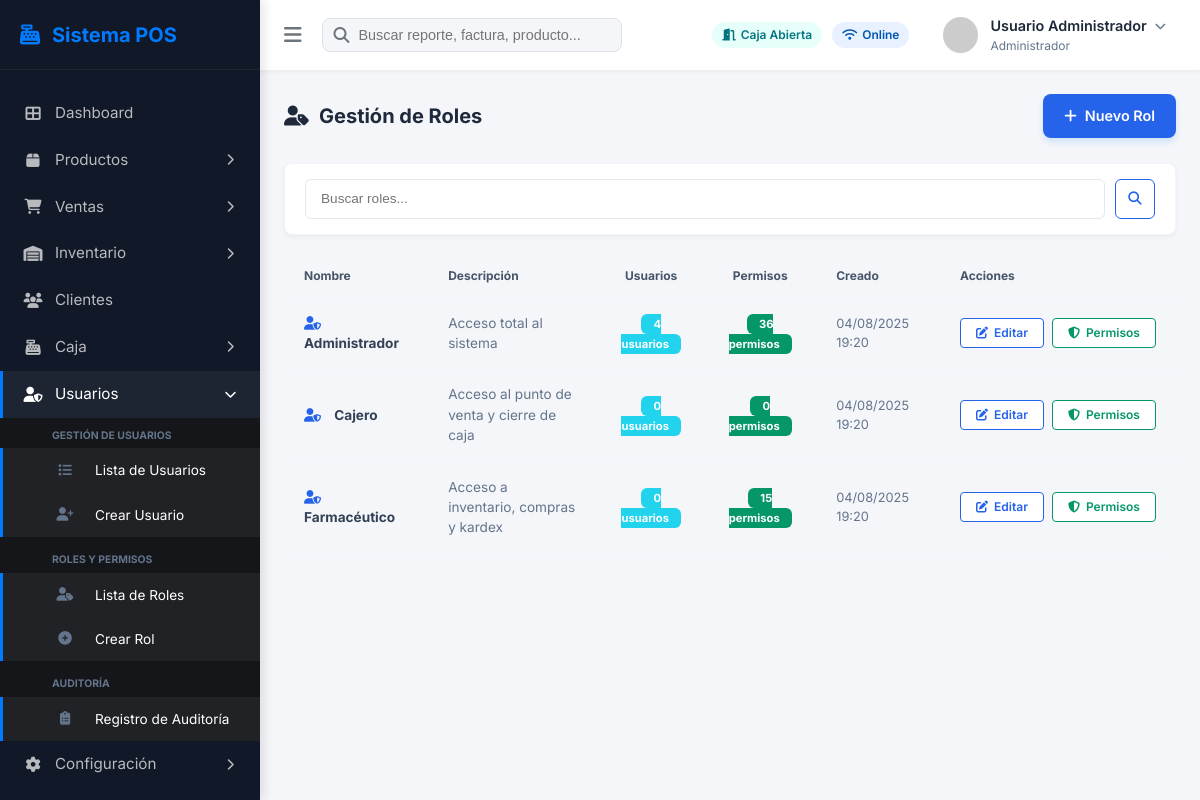
The app's page /modules/usuarios/roles.php with its own data.
### tables this page shows
CREATE TABLE IF NOT EXISTS `roles` (
  `id` int unsigned NOT NULL AUTO_INCREMENT,
  `nombre` varchar(50) NOT NULL,
  `descripcion` varchar(255) DEFAULT NULL,
  `creadoPor` int unsigned DEFAULT NULL,
  `creadoDate` datetime NOT NULL,
  `editadoPor` int unsigned DEFAULT NULL,
  `editadoDate` datetime DEFAULT NULL,
  `anulado` tinyint(1) NOT NULL DEFAULT '0',
  `anuladoPor` int unsigned DEFAULT NULL,
  `anuladoDate` datetime DEFAULT NULL,
  PRIMARY KEY (`id`),
  UNIQUE KEY `uq_roles_nombre` (`nombre`)
);

### modules/usuarios/roles.php (the view, shortened to what this page needs)
<?php
require_once '../../includes/db.php';
try {
    $stmt = $pdo->query("
        SELECT r.*,
        (SELECT COUNT(*) FROM usuarios WHERE idRol = r.id) as users_count,
        (SELECT COUNT(*) FROM rol_permisos WHERE idRol = r.id) as perms_count
        FROM roles r
        WHERE r.anulado = 0
    ");
    $roles = $stmt->fetchAll();
} catch (Exception $e) {
    $roles = [];
    $error = $e->getMessage();
}
?>
<!DOCTYPE html>
<html lang="es">
<head>
    <link rel="stylesheet" href="https://cdnjs.cloudflare.com/ajax/libs/font-awesome/6.4.0/css/all.min.css">
    <link rel="stylesheet" href="../../assets/css/style.css">
</head>
<body>
    <div class="app-container">
        <?php
        $root = '../../';
        include $root . 'includes/sidebar.php';
        ?>
        <main class="main-content">
            <?php include $root . 'includes/navbar.php'; ?>
            <div class="content-wrapper">
                <div class="roles-header">
                    <h1><i class="fas fa-user-tag"></i> Gestión de Roles</h1>
                    <a href="nuevo_rol.php" class="btn btn-primary" style="padding: 10px 20px; background: #2563eb;">
                        <i class="fas fa-plus"></i> Nuevo Rol
                    </a>
                </div>
                <div class="roles-search-container">
                    <input type="text" placeholder="Buscar roles...">
                    <button class="btn-search-roles"><i class="fas fa-search"></i></button>
                </div>
                <div class="roles-table-container" style="background: transparent; border: none; box-shadow: none;">
                    <table class="roles-table">
                        <thead>
                            <tr>
                                <th>Nombre</th>
                                <th>Descripción</th>
                                <th style="text-align: center;">Usuarios</th>
                                <th style="text-align: center;">Permisos</th>
                                <th>Creado</th>
                                <th>Acciones</th>
                            </tr>
                        </thead>
                        <tbody>
                            <?php foreach ($roles as $r): ?>
                                <tr>
                                    <td data-label="Nombre" style="font-weight: 700;">
                                        <i class="fas fa-user-shield" style="color: #2563eb; margin-right: 10px;"></i>
                                        <?php echo $r['nombre']; ?>
                                    </td>
                                    <td data-label="Descripción" style="color: #64748b;">
                                        <?php echo htmlspecialchars($r['descripcion']); ?>
                                    </td>
                                    <td data-label="Usuarios" style="text-align: center;"><span class="badge-users">
                                            <?php echo $r['users_count']; ?> usuarios
                                        </span></td>
                                    <td data-label="Permisos" style="text-align: center;"><span class="badge-perms">
                                            <?php echo $r['perms_count']; ?> permisos
                                        </span></td>
                                    <td data-label="Creado" style="color: #64748b; font-size: 0.8rem;">
                                        <?php echo date('d/m/Y H:i', strtotime($r['creadoDate'])); ?>
                                    </td>
                                    <td data-label="Acciones">
                                        <div style="display: flex; gap: 8px;">
                                            <a href="editar_rol.php?id=<?php echo $r['id']; ?>" class="btn-edit-role">
                                                <i class="fas fa-edit"></i> Editar
                                            </a>
                                            <a href="../../modules/config/permisos.php?role_id=<?php echo $r['id']; ?>"
                                                class="btn-edit-role" style="border-color: #059669; color: #059669;">
                                                <i class="fas fa-shield-alt"></i> Permisos
                                            </a>
                                        </div>
                                    </td>
                                </tr>
                            <?php endforeach; ?>
                        </tbody>
                    </table>
                </div>
            </div>
        </main>
    </div>
</body>
</html>

### assets/css/style.css (style rules this page uses)
:root { --primary-color: #007bff; --primary-dark: #0056b3; --primary-light: #e7f1ff; --secondary-color: #6c757d; --accent-cyan: #17a2b8; --accent-teal: #20c997; --accent-green: #28a745; --accent-orange: #fd7e14; --accent-red: #dc3545; --bg-light: #f4f6f9; --bg-white: #ffffff; --text-main: #212529; --text-muted: #6c757d; --border-color: #dee2e6; --sidebar-width: 260px; --sidebar-collapsed-width: 70px; --navbar-height: 70px; --shadow-sm: 0 2px 4px rgba(0, 0, 0, 0.05); --shadow-md: 0 4px 6px rgba(0, 0, 0, 0.08); --shadow-lg: 0 10px 15px rgba(0, 0, 0, 0.1); }
* { margin: 0; padding: 0; box-sizing: border-box; }
body { font-family: 'Inter', sans-serif; background-color: var(--bg-light); color: var(--text-main); line-height: 1.5; overflow-x: hidden; }
.app-container { display: flex; min-height: 100vh; }
.main-content { flex: 1; margin-left: var(--sidebar-width); width: calc(100% - var(--sidebar-width)); transition: margin-left 0.3s cubic-bezier(0.4, 0, 0.2, 1); min-height: 100vh; display: flex; flex-direction: column; position: relative; }
.content-wrapper { padding: 24px; flex: 1; }
.btn { display: inline-flex; align-items: center; justify-content: center; gap: 8px; padding: 10px 20px; border-radius: 8px; font-size: 0.9rem; font-weight: 600; cursor: pointer; transition: all 0.2s ease; border: 1px solid transparent; outline: none; font-family: inherit; }
.btn-primary { background: var(--primary-color); color: #fff; box-shadow: 0 4px 6px rgba(0, 123, 255, 0.15); }

### modules/usuarios/roles.php (style rules this page uses)
.roles-header { display: flex; justify-content: space-between; align-items: center; margin-bottom: 25px; }
.roles-header h1 { font-size: 1.25rem; font-weight: 700; color: #1e293b; display: flex; align-items: center; gap: 10px; }
.roles-search-container { background: white; padding: 15px 20px; border-radius: 8px; box-shadow: var(--shadow-sm); margin-bottom: 20px; display: flex; gap: 10px; border: 1px solid #f1f5f9; }
.roles-search-container input { flex: 1; border: 1px solid #e2e8f0; padding: 8px 15px; border-radius: 6px; font-size: 0.85rem; }
.btn-search-roles { background: white; border: 1px solid #2563eb; color: #2563eb; width: 40px; height: 40px; border-radius: 6px; display: flex; align-items: center; justify-content: center; cursor: pointer; }
.roles-table-container { background: white; border-radius: 12px; overflow: hidden; box-shadow: var(--shadow-sm); border: 1px solid #f1f5f9; }
.roles-table { width: 100%; border-collapse: collapse; }
.roles-table th { text-align: left; padding: 12px 20px; font-size: 0.75rem; font-weight: 700; color: #475569; border-bottom: 1px solid #f1f5f9; }
.roles-table td { padding: 15px 20px; font-size: 0.85rem; color: #334155; border-bottom: 1px solid #f1f5f9; }
.badge-users { background: #22d3ee; color: white; padding: 3px 12px; border-radius: 6px; font-size: 0.7rem; font-weight: 700; }
.badge-perms { background: #059669; color: white; padding: 3px 12px; border-radius: 6px; font-size: 0.7rem; font-weight: 700; }
.btn-edit-role { background: white; color: #2563eb; border: 1px solid #2563eb; padding: 5px 15px; border-radius: 4px; font-size: 0.75rem; font-weight: 600; display: flex; align-items: center; gap: 6px; text-decoration: none; width: fit-content; }

### records on screen
roles: nombre "Administrador", descripcion "Acceso total al sistema", users_count "4", perms_count "36", creadoDate "04/08/2025 19:20"
roles: nombre "Cajero", descripcion "Acceso al punto de venta y cierre de caja", users_count "0", perms_count "0", creadoDate "04/08/2025 19:20"
roles: nombre "Farmacéutico", descripcion "Acceso a inventario, compras y kardex", users_count "0", perms_count "15", creadoDate "04/08/2025 19:20"

### other values on screen
$_SESSION['user_name'] "Usuario Administrador"
$_SESSION['role'] "Administrador"
